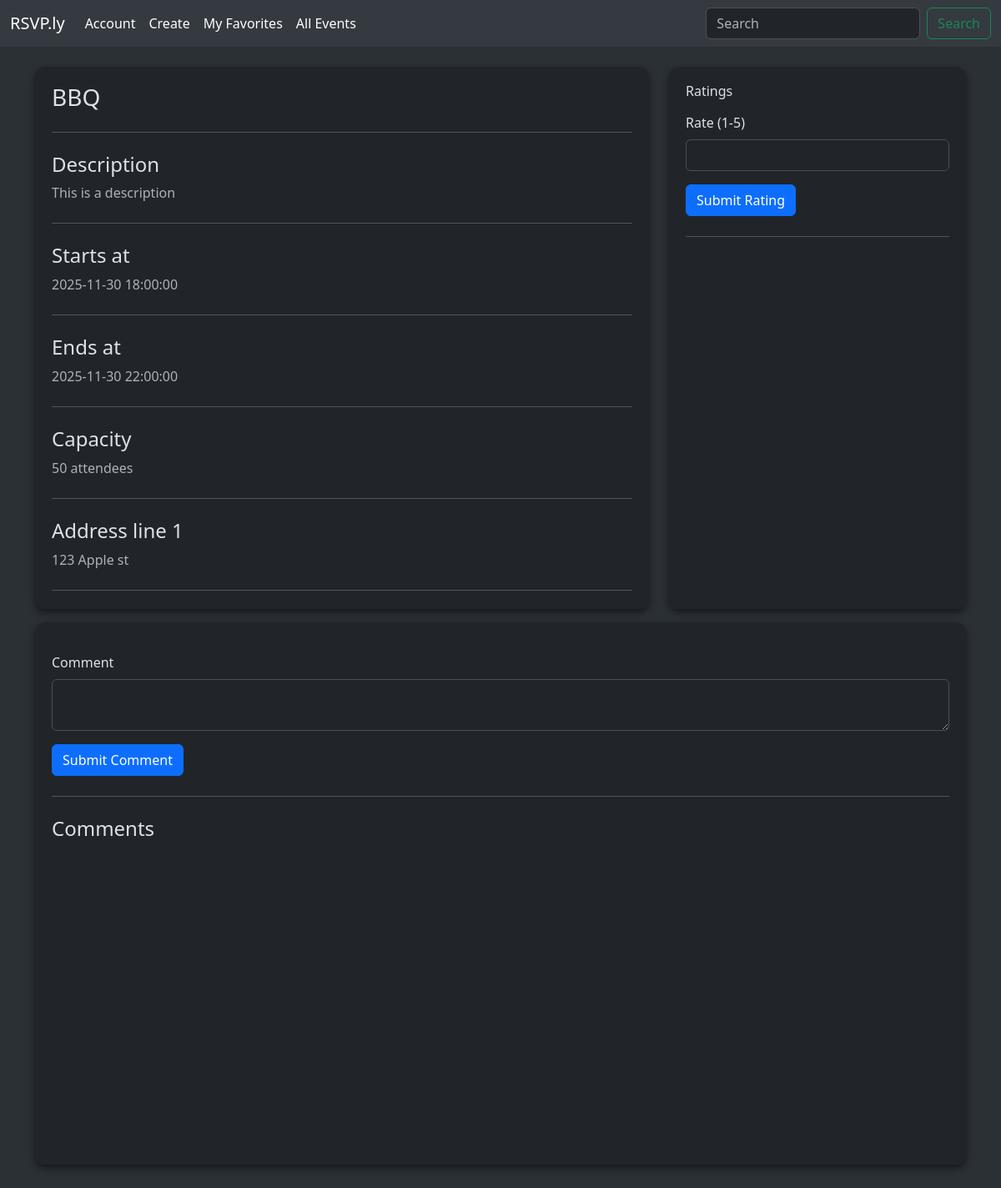
Page /event/1 (signed in) on the committed database.
### app/models.py (models this page shows, shortened)
class TimestampMixin:
    created_at: Mapped[datetime] = mapped_column(
        DateTime(timezone=True), server_default=func.now(), nullable=False
    )
    updated_at: Mapped[datetime] = mapped_column(
        DateTime(timezone=True), server_default=func.now(),
        onupdate=func.now(), nullable=False
    )

class Event(db.Model, TimestampMixin):
    __tablename__ = "events"
    __table_args__ = (
        CheckConstraint("ends_at > starts_at", name="chk_event_time"),
        Index("idx_events_starts_at", "starts_at"),
        Index("idx_events_organizer", "organizer_id"),
    )
    id: Mapped[int] = mapped_column(primary_key=True)
    title: Mapped[str] = mapped_column(String(255), nullable=False)
    description: Mapped[str | None] = mapped_column(Text)
    starts_at: Mapped[datetime] = mapped_column(DateTime(timezone=True), nullable=False)
    ends_at: Mapped[datetime] = mapped_column(DateTime(timezone=True), nullable=False)
    capacity: Mapped[int | None] = mapped_column(Integer)  # NULL = unlimited
    is_public: Mapped[bool] = mapped_column(Boolean, server_default=text("true"), nullable=False)
    address_line1: Mapped[str | None] = mapped_column(String(255))
    address_line2: Mapped[str | None] = mapped_column(String(255))
    organizer_id: Mapped[int] = mapped_column(
        ForeignKey("users.id", ondelete="RESTRICT"), nullable=False
    )
    organizer: Mapped[User] = relationship(back_populates="organized_events")
    categories: Mapped[list[Category]] = relationship(
        secondary=event_categories, back_populates="events"
    )
    rsvps: Mapped[list["Rsvp"]] = relationship(
        back_populates="event", cascade="all, delete-orphan"
    )
    comments: Mapped[list["EventComment"]] = relationship(
        back_populates="event", cascade="all, delete-orphan"
    )
    @hybrid_property
    def seats_taken(self) -> int:
        """Counts the number of occupied seats (1 per going RSVP + guests)."""
        return sum(
            (1 + r.guests_count) for r in self.rsvps if r.status == RsvpStatus.going
        )

### app/routes.py (the view, shortened to what this page needs)
@myapp_obj.route("/event/<int:integer>", methods=['GET', 'POST'])
@login_required
def return_event(integer):
    event = Event.query.get(integer) # get event number
    if event is None:
        print("event not found") #prints to terminal
        return ""
    comment_form = CommentForm() # create comment form
    rating_form = RatingForm() # create rating form
    if comment_form.validate_on_submit() and comment_form.submit.data:
            new_comment = Comment(comment=comment_form.comment.data, user_id=current_user.id, event_id=event.id)
            db.session.add(new_comment)
            db.session.commit()
            return redirect(request.path)
    comments = event.comments
    return render_template("return_rec.html", event=event, comment_form=comment_form, rating_form=rating_form, comments=comments)

### app/forms.py
class CommentForm(FlaskForm):
    comment = TextAreaField('Comment', validators=[validators.DataRequired()])
    submit =  SubmitField("Submit Comment")

class RatingForm(FlaskForm):
    score = IntegerField('Rate (1-5)', validators=[validators.DataRequired(), NumberRange(min=1, max=5)])
    submit = SubmitField("Submit Rating")

### app/models.py (called while the page is built)
@login_manager.user_loader
def load_user(user_id):
        return User.query.get(int(user_id))

### app/templates/return_rec.html (shortened to what this page needs)
{% extends "layout.html" %}
{% block content %}
<div class="row">
    <div class="col-md-8 mb-3">
        <div class="scrollable-container">
            <h3>{{ event.title }}</h3>
            <hr class="my-4">
            <h4>Description</h4>
            <p class="text-muted">
                {{ event.description }}
            </p>
            <hr class="my-4">
            <h4>Starts at</h4>
            <p class="text-muted">
                {{ event.starts_at }}
            </p>
            <hr class="my-4">
            <h4>Ends at</h4>
            <p class="text-muted">
                {{ event.ends_at }}
            </p>
            <hr class="my-4">
            <h4>Capacity</h4>
            <p class="text-muted">
                {% if event.capacity %}
                    {{ event.capacity }} attendees
                {% else %}
                    Unlimited
                {% endif %}
            </p>
            <hr class="my-4">
            <h4>Address line 1</h4>
            <p class="text-muted">
                {{ event.address_line1 }}
            </p>
            <hr class="my-4">
        </div>
    </div>
    <div class="col-md-4 mb-3">
        <div class="scrollable-container">
            <h6>Ratings</h6>
            <form action="" method="POST">
                <p>
                    <div class="form-group">
                        {{ rating_form.score.label(class="form-label") }}
                        {{ rating_form.score(class="form-control", id="titleRatingInput", min=1, max=5) }}
                    </div>
                </p>
                <p>
                    <div class="form-group">
                        {{ rating_form.submit(class="btn btn-primary") }}
                    </div>
                </p>
            </form>
            <hr class="my-4">
            <div class="scrollable-container" style="box-shadow: 0 0px 0px rgba(0, 0, 0, 0.0)">
            </div>
        </div>
    </div>
    <div class="col-md-12 mb-3">
        <div class="scrollable-container">
            <form action="" method="POST">
                <p>
                    <div class="form-group">
                        {{ comment_form.comment.label(class="form-label") }}
                        {{ comment_form.comment(class="form-control", id="commentInput") }}
                    </div>
                </p>
                <p>
                    <div class="form-group">
                        {{ comment_form.submit(class="btn btn-primary") }}
                    </div>
                </p>
            </form>
            <hr class="my-4">
            <h4>Comments</h4>
            <div class="scrollable-container" style="box-shadow: 0 0px 0px rgba(0, 0, 0, 0.0)">
            </div>
        </div>
    </div>
</div>
{% endblock %}

### app/templates/return_rec.html (style rules this page uses)
html, body { background-color: var(--bs-tertiary-bg); }
.scrollable-container { background-color: var(--bs-body-bg); padding: 20px; border-radius: 12px; box-shadow: 0 4px 8px rgba(0, 0, 0, 0.5); height: 650px; overflow-y: auto; }

### rows in the picture
Event: title "BBQ", description "This is a description", starts_at "2025-11-30 18:00:00", ends_at "2025-11-30 22:00:00", capacity "50", address_line1 "123 Apple st"

### other values in the picture
{{ rating_form.score.label(class="form-label") }} "Rate (1-5)"
{{ comment_form.comment.label(class="form-label") }} "Comment"
